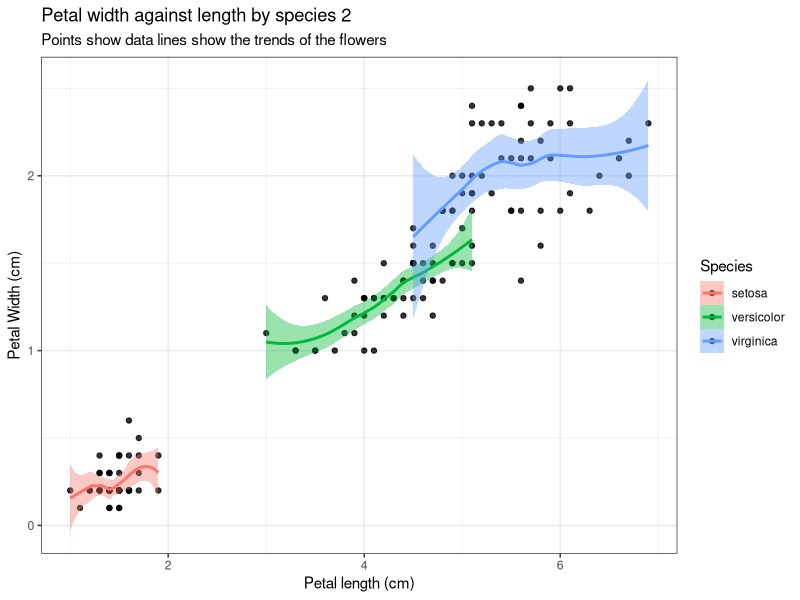

Reproduce this figure in R.
library(ggplot2)
library(dplyr)

data(iris)

ggplot(iris, aes(x= Petal.Length, y= Petal.Width, fill=Species)) +
  geom_point(alpha = 0.8) +
  labs(x = "Petal length (cm)",
       y= "Petal Width (cm)",
       title= "Petal width against length by species 2",
       subtitle = "Points show data lines show the trends of the flowers") +
  theme_bw() +
  geom_smooth(aes(colour= Species))
